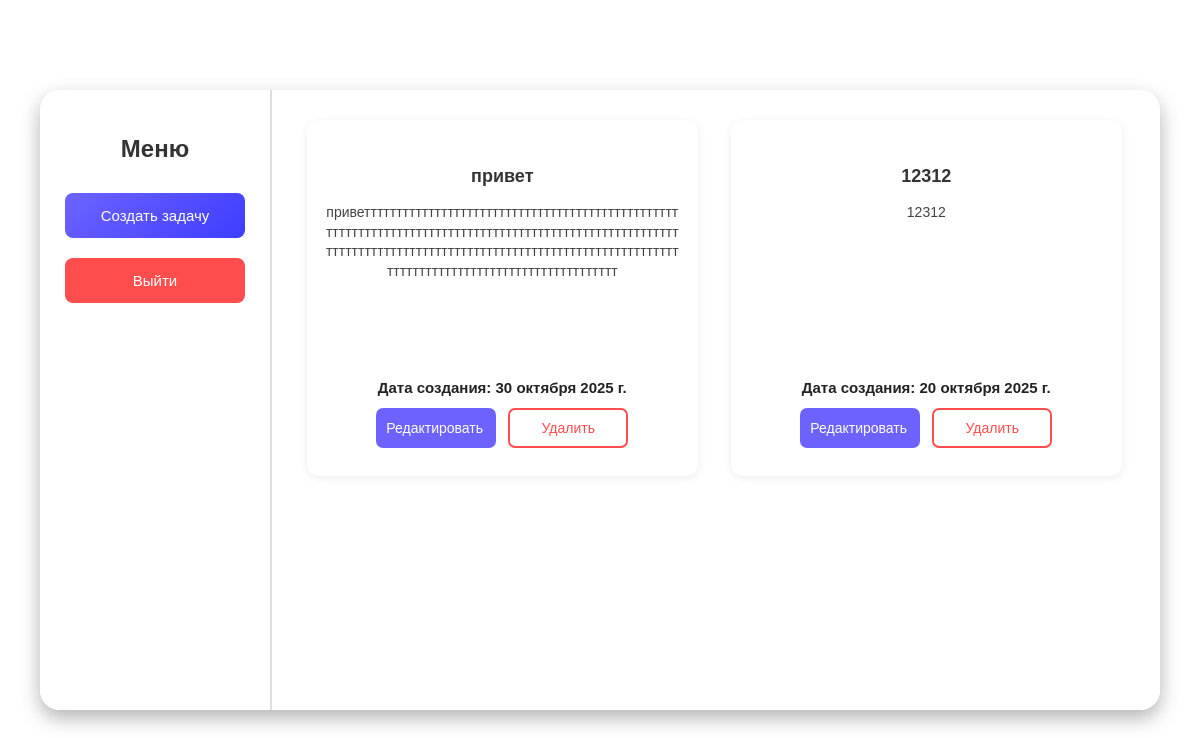
/board (signed in), run on the app's committed database.
### models.py (models this page shows)
class Task(db.Model):
    id = db.Column(db.Integer, primary_key=True)  # Уникальный идентификатор задачи
    title = db.Column(db.String(100), nullable=False)  # Название задачи
    content = db.Column(db.Text, nullable=False)  # Описание задачи
    created_at = db.Column(db.DateTime, default=datetime.utcnow)  # Дата и время создания
    owner_id = db.Column(db.Integer, db.ForeignKey('user.id'), nullable=False)  # ID владельца (внешний ключ)

### app.py (the view)
@app.route('/board')
def board():
    if 'user_id' not in session:
        flash('Сначала войдите в систему.', 'danger')
        return redirect(url_for('index'))
    user = User.query.get(session['user_id'])
    tasks = Task.query.filter_by(owner_id=user.id).order_by(Task.created_at.desc()).all()
    delete_form = DeleteForm()
    return render_template('board.html', user=user, tasks=tasks, delete_form=delete_form, format_russian_date=format_russian_date)

### app.py (called while the page is built)
def format_russian_date(dt):
    eng = dt.strftime('%d %B %Y г.')
    for en, ru in MONTHS_RU.items():
        eng = eng.replace(en, ru)
    return eng

### templates/board.html (shortened to what this page needs)
<!DOCTYPE html>
<html lang="ru">
<head>
    <link rel="stylesheet" href="{{ url_for('static', filename='style.css') }}">
</head>
<body>
<div class="center-container">
    <div class="board-box">
        <div class="sidebar">
            <h2>Меню</h2>
            <div class="menu-buttons">
                <button class="btn" data-href="{{ url_for('create_task') }}">Создать задачу</button>
                <form method="GET" action="{{ url_for('logout') }}">
                    <button class="btn logout-btn">Выйти</button>
                </form>
            </div>
        </div>
        <div class="tasks-area">
            {% if tasks %}
                <div class="tasks-grid">
                    {% for task in tasks %}
                        <div class="task-card">
                            <h3>{{ task.title }}</h3>
                            <p>{{ task.content }}</p>
                            <small class="task-date">Дата создания: {{ format_russian_date(task.created_at) }}</small>
                            <div class="task-actions">
                                <button class="edit-btn" data-href="{{ url_for('edit_task', task_id=task.id) }}">Редактировать</button>
                                <form method="POST" action="{{ url_for('delete', task_id=task.id) }}">
                                    <button type="submit" class="delete-btn">Удалить</button>
                                </form>
                            </div>
                        </div>
                    {% endfor %}
                </div>
            {% else %}
                <p>Пока нет задач. Нажмите “Создать задачу”, чтобы добавить первую!</p>
            {% endif %}
        </div>
    </div>
</div>
</body>
</html>

### static/style.css (style rules this page uses)
body { background-image: url(177101.jpg); background-size: cover; background-position: center; background-repeat: no-repeat; margin: 0; min-height: 100vh; font-family: Arial, sans-serif; display: flex; justify-content: center; align-items: center; }
.center-container { width: 100%; display: flex; justify-content: center; align-items: center; }
.btn { width: 90%; padding: 10px; background: linear-gradient(135deg, #6c63ff, #3f3dff); color: white; font-size: 16px; border: none; border-radius: 5px; cursor: pointer; margin-top: 10px; transition: background 0.3s ease, transform 0.2s ease; }
.board-box { display: flex; width: 1120px; height: 620px; background: rgba(255, 255, 255, 0.95); border-radius: 20px; overflow: hidden; box-shadow: 0 8px 20px rgba(0,0,0,0.3); }
.sidebar { width: 250px; padding: 25px; display: flex; flex-direction: column; align-items: center; border-right: 2px solid #ddd; }
.sidebar h2 { color: #333; text-align: center; margin-bottom: 20px; }
.sidebar .btn, .logout-btn { width: 180px; height: 45px; font-size: 15px; font-weight: 500; border-radius: 8px; margin-bottom: 10px; }
.logout-btn { background: #ff4d4d; color: #fff; border: none; }
.tasks-area { flex-grow: 1; padding: 30px 35px; overflow-y: auto; overflow-x: hidden; }
.tasks-grid { display: grid; grid-template-columns: repeat(2, 1fr); gap: 30px; align-items: start; }
.task-card { background: #fff; border-radius: 12px; padding: 18px; box-shadow: 0 2px 8px rgba(0,0,0,0.08); display: flex; flex-direction: column; min-height: 320px; max-height: 340px; width: 90%; overflow: hidden; justify-content: center; align-items: center; text-align: center; }
.task-card h3 { font-size: 18px; color: #333; margin-bottom: 8px; word-wrap: break-word; }
.task-card p { flex-grow: 1; overflow-y: auto; max-height: 160px; font-size: 14px; color: #444; margin: 8px 0; word-wrap: break-word; line-height: 1.4; white-space: pre-wrap; overflow-wrap: anywhere; }
.task-date { font-size: 15px; color: #222; font-weight: 600; margin-top: 8px; display: block; }
.task-actions { display: flex; justify-content: center; gap: 12px; margin-top: 12px; }
.edit-btn, .delete-btn { width: 120px; height: 40px; font-size: 14px; font-weight: 500; border-radius: 7px; cursor: pointer; box-sizing: border-box; }
.edit-btn { background: #6c63ff; color: #fff; border: none; padding-left: 10px; text-align: left; }
.delete-btn { background: #fff; color: #ff4d4d; border: 2px solid #ff4d4d; }

### data on the page
Task: title "привет", content "приветтттттттттттттттттттттттттттттттттттттттттттттттттттттттттттттттттттттттттттттттттттттттттттттттттттттттттттттттттттттттттттттттттттттттттттттттттттттттттттттттттттттттттттттттттттттттттттттттттт", created_at "30 октября 2025 г."
Task: title "12312", content "12312", created_at "20 октября 2025 г."
